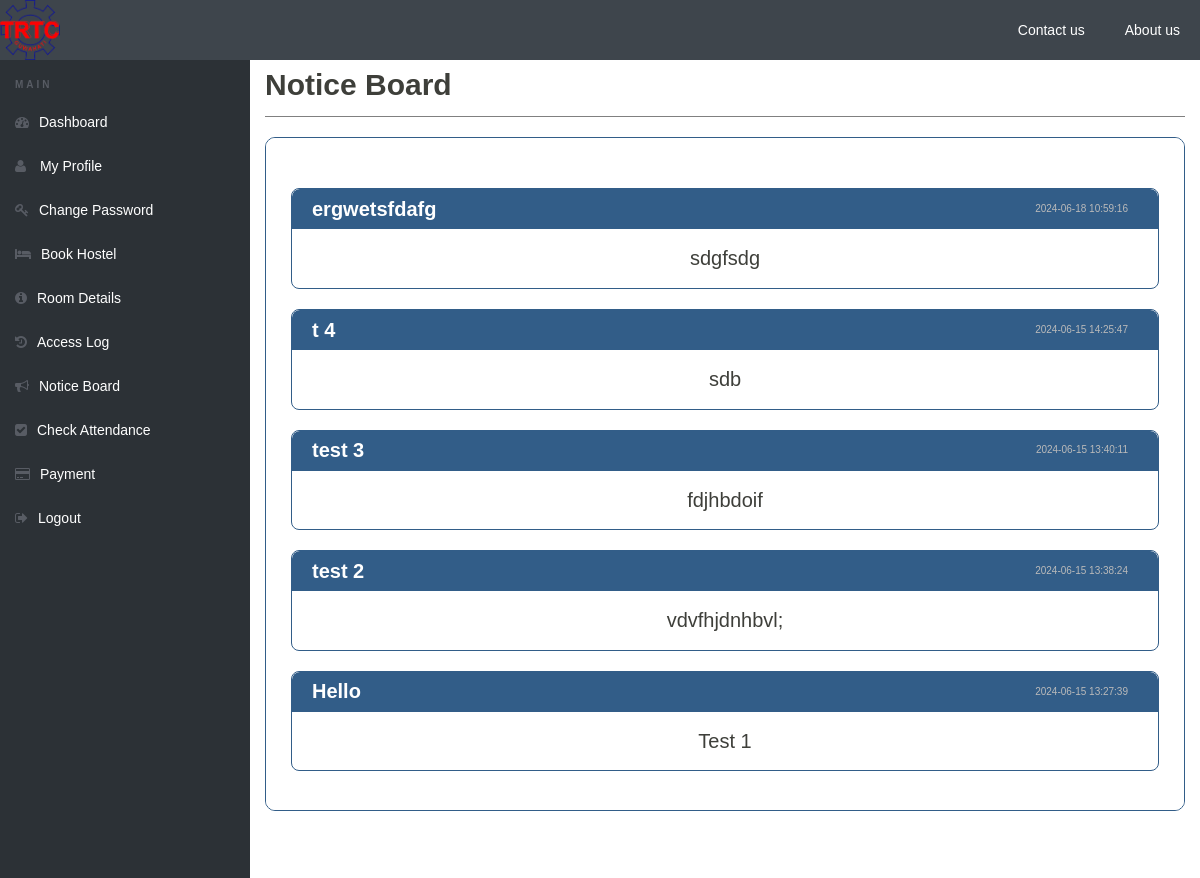
Before: /hostel/view-notices.php (signed in) with the older database file.
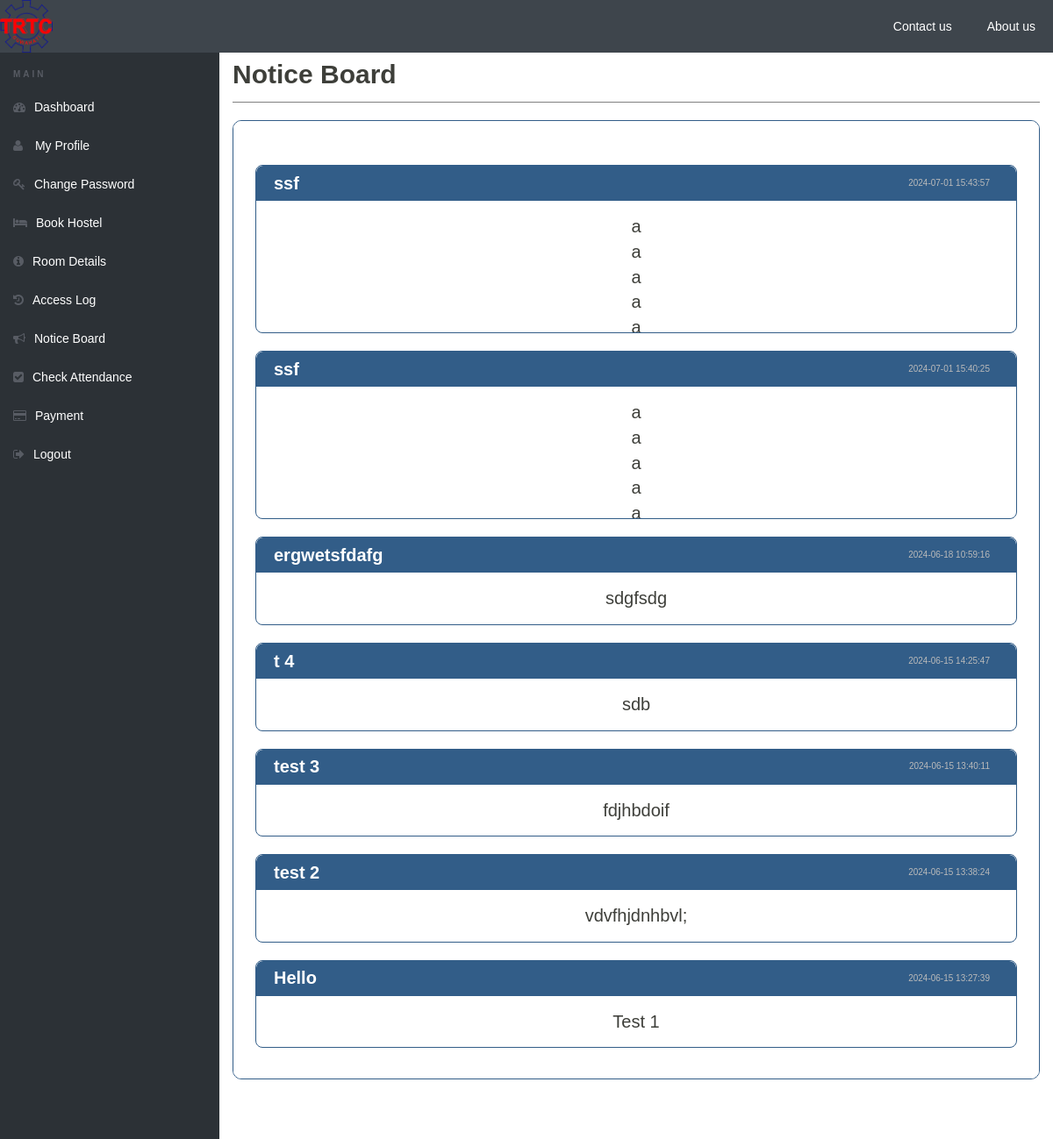
After: the same page with the newer database file.
### tables this page shows
CREATE TABLE `notices` (
  `id` int(11) NOT NULL,
  `title` varchar(255) NOT NULL,
  `content` text NOT NULL,
  `created_at` timestamp NOT NULL DEFAULT current_timestamp()
);

### hostel/view-notices.php (the view, shortened to what this page needs)
<!doctype html>
<html lang="en" class="no-js">
<head>
    <link rel="stylesheet" href="css/font-awesome.min.css">
    <link rel="stylesheet" href="css/bootstrap.min.css">
    <link rel="stylesheet" href="css/dataTables.bootstrap.min.css">
    <link rel="stylesheet" href="css/bootstrap-social.css">
    <link rel="stylesheet" href="css/bootstrap-select.css">
    <link rel="stylesheet" href="css/fileinput.min.css">
    <link rel="stylesheet" href="css/awesome-bootstrap-checkbox.css">
    <link rel="stylesheet" href="css/view-notice.css">
</head>
<body>
<?php include("includes/header.php");?>
    <div class="ts-main-content">
        <?php include("includes/sidebar.php");?>
        <div class="content-wrapper">
            <div class="container-fluid">
                <div class="row" >
                    <div class="col-md-12">
                        <h2 class="page-title" style="margin-top:2%">Notice Board</h2>
                        <div class="notice-container">
                            <?php
                            $dbuser = "root";
                            $dbpass = "";
                            $host = "localhost";
                            $db = "hostel";
                            $mysqli = new mysqli($host, $dbuser, $dbpass, $db);
                            $sql = "SELECT title, content, created_at FROM notices ORDER BY created_at DESC";
                            $result = $mysqli->query($sql);
                            if ($result->num_rows > 0) {
                                while ($row = $result->fetch_assoc()) {
                                    echo "<div class='notice'>";
                                    echo "<div class='notice-header'><div class='title'><span>" . $row['title'] . "</span></div><div class='time'><span>" . $row['created_at'] . "</span></div></div>";
                                    echo "<div class='notice-content'>" . $row['content'] . "</div>";
                                    echo "</div>";
                                }
                            } else {
                                echo "<p>No notices found</p>";
                            }
                            ?>
                        </div>
                    </div>
                </div>
            </div>
        </div>
    </div>
</body>
</html>

Changed rows visible on the page:
added notices: title "ssf", created_at "2024-07-01 15:43:57", content "a a a a a…"
added notices: title "ssf", created_at "2024-07-01 15:40:25", content "a a a a a…"
